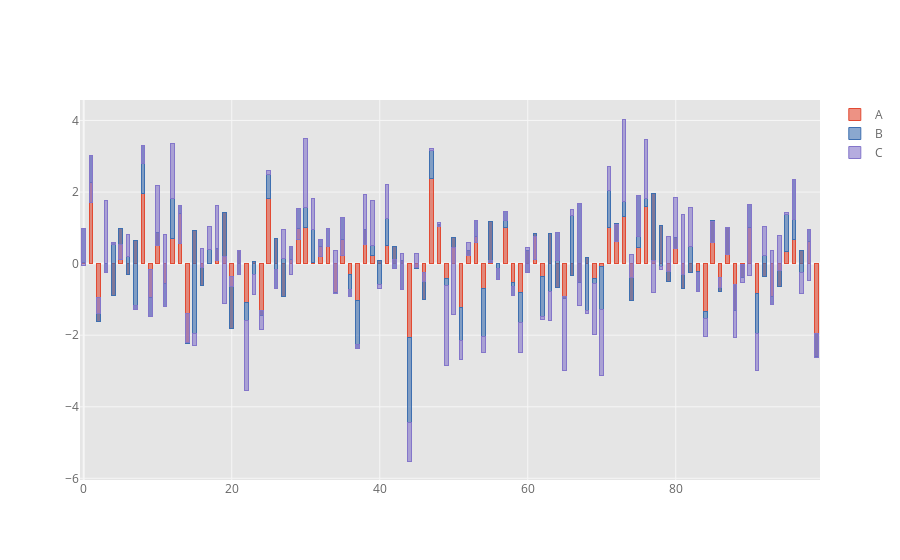

The cell this chart's notebook holds for it:
### Code cell
cf.set_config_file(theme='ggplot')
df.iplot(kind='bar', barmode='stack', bargap=0.5)
